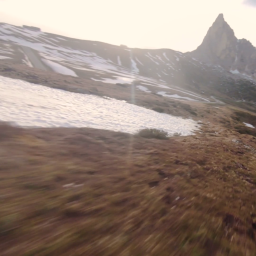
#> input picture test1/natural/frame_00011.jpg, 256 x 256 px, found by its file name; its folder holds 4 pictures in this run
$ python clip.py
#> lines starting #> are read from the running program, lines starting #| are printed output that depends on the picture
from PIL import Image
import os

def crop_center(input_folder, output_folder):
    # Ensure the output folder exists
#> called with input_folder = '/home/agou/vv/MedSegDiff/UAVDCD2/natural', output_folder = '/home/agou/vv/MedSegDiff/UAVDCD2/natural'
    if not os.path.exists(output_folder):
        os.makedirs(output_folder)

    # Define the size of the cropped image
    crop_width = 1024
    crop_height = 1024

    # Process each image in the input folder
    for filename in os.listdir(input_folder):
        if filename.endswith(('.png', '.jpg', '.jpeg', '.bmp', '.gif')):
            input_image_path = os.path.join(input_folder, filename)
            output_image_path = os.path.join(output_folder, filename)

            image = Image.open(input_image_path)
#> image is the input picture: PIL image 256x256 RGBA; mean R, G, B, A 150.4, 133.2, 123.3, 255
            img_width, img_height = image.size
#> img_width = 256; img_height = 256

            # Calculate the coordinates for the center crop
            left = (img_width - crop_width) // 2
#> left = -384
            top = (img_height - crop_height) // 2
#> top = -384
            right = left + crop_width
#> right = 640
            bottom = top + crop_height
#> bottom = 640

            # Crop the image
            cropped_image = image.crop((left, top, right, bottom))
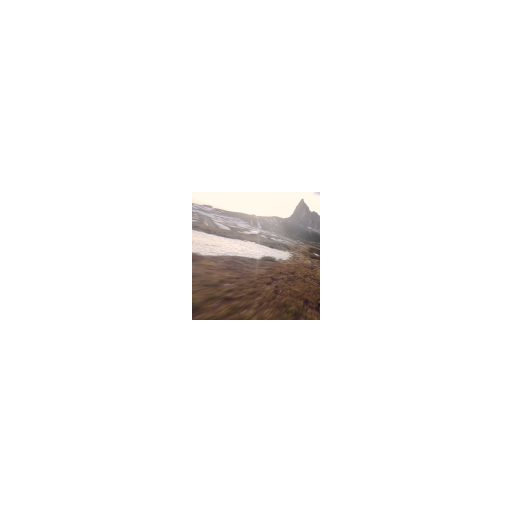
#> cropped_image: PIL image 1024x1024 RGBA (shown at 1/2 size); mean R, G, B, A 9.4, 8.3, 7.7, 15.9; transparent parts drawn white
            cropped_image.save(output_image_path)
#> pass 2 of the loop in crop_center, `for filename in os.listdir(input_folder):`:
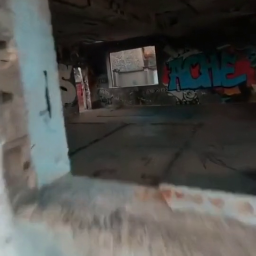
#> input picture test1/natural/frame_00024.jpg, 256 x 256 px, found by its file name
#> in crop_center, image is the input picture: PIL image 256x256 RGBA; mean R, G, B, A 78.6, 78.6, 75.5, 255
#> in crop_center, `cropped_image = image.crop((left, top, right, bottom))`:
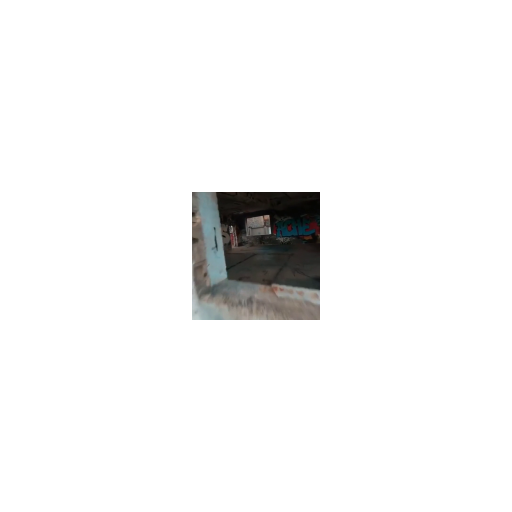
#> cropped_image: PIL image 1024x1024 RGBA (shown at 1/2 size); mean R, G, B, A 4.9, 4.9, 4.7, 15.9; transparent parts drawn white
#> pass 3 of the loop in crop_center, `for filename in os.listdir(input_folder):`:
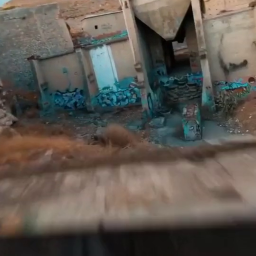
#> input picture test1/natural/frame_00056.jpg, 256 x 256 px, found by its file name
#> in crop_center, image is the input picture: PIL image 256x256 RGBA; mean R, G, B, A 94.2, 87.8, 80.7, 255
#> in crop_center, `cropped_image = image.crop((left, top, right, bottom))`:
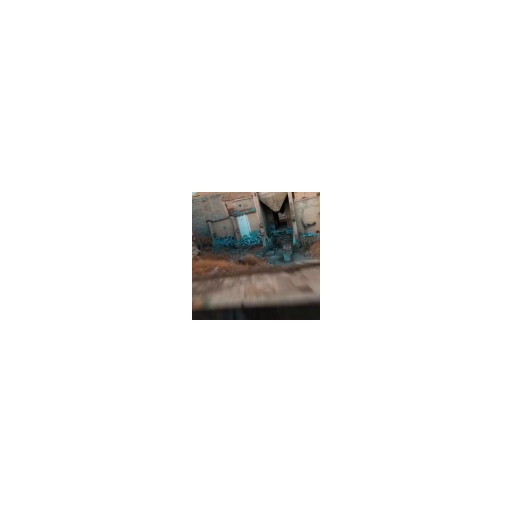
#> cropped_image: PIL image 1024x1024 RGBA (shown at 1/2 size); mean R, G, B, A 5.9, 5.5, 5, 15.9; transparent parts drawn white
#> the loop made 4 passes; the first 3 are shown

# 示例用法
input_folder = '/home/agou/vv/MedSegDiff/UAVDCD2/natural'
output_folder = '/home/agou/vv/MedSegDiff/UAVDCD2/natural'
crop_center(input_folder, output_folder)
